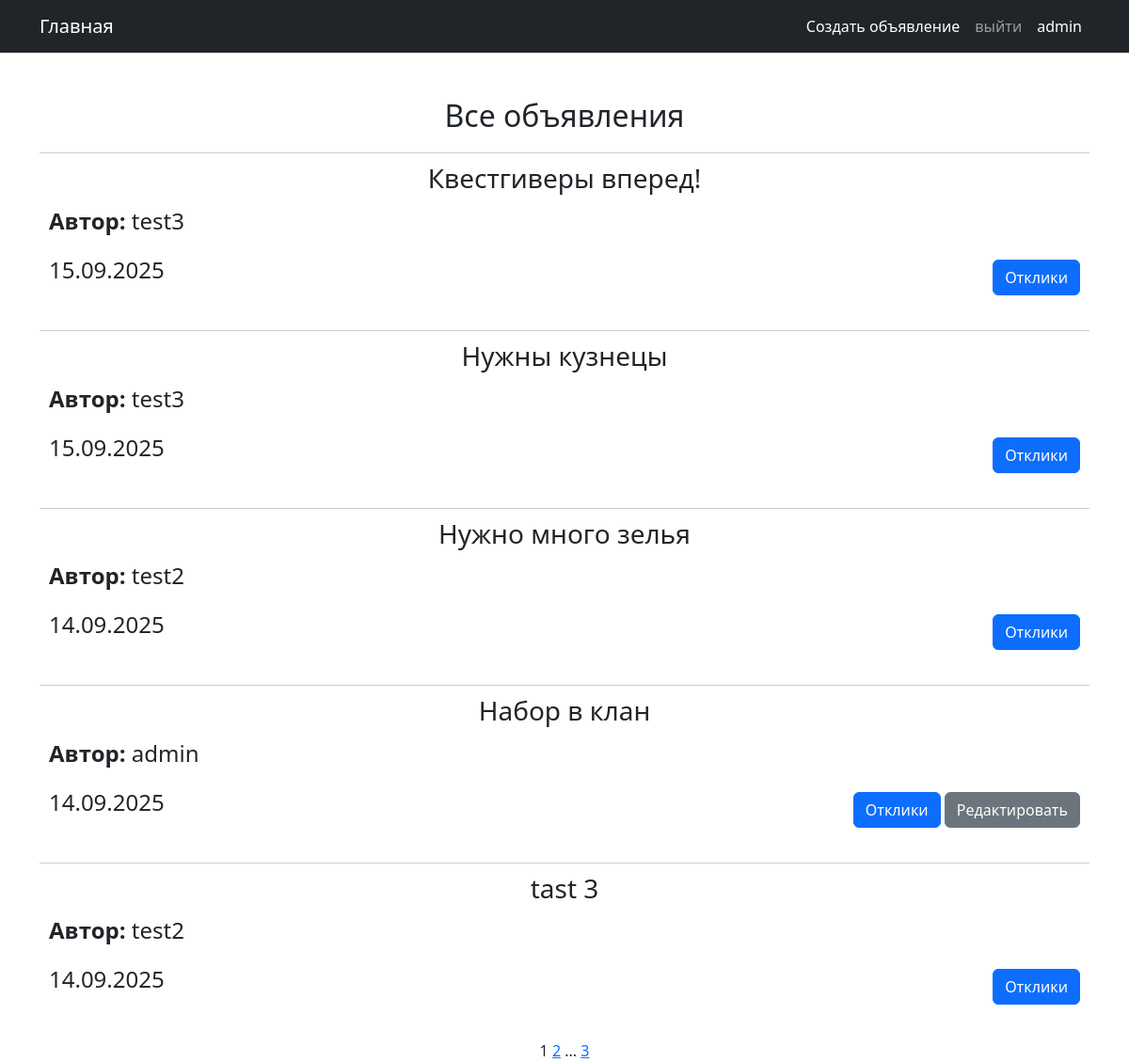
Page /ad/ (signed in) on the committed database.
### notice/models.py (models this page shows, shortened)
class Ad(models.Model):
    user = models.ForeignKey(User, on_delete=models.CASCADE)
    category = models.ForeignKey(Category, on_delete=models.CASCADE)
    heading = models.CharField(max_length=255, unique=True)
    text = RichTextUploadingField()
    time_in = models.DateTimeField(auto_now_add=True)
    class Meta:
        verbose_name = 'Объявление'
        verbose_name_plural = 'Объявления'

### notice/views.py (the view)
# urls.py: path('', Adlist.as_view(), name='ad_list'),
class Adlist(ListView):
    ordering = '-time_in'
    model = Ad
    context_object_name = 'ads'
    template_name = 'ad/ad_list.html'
    paginate_by = 5

### templates/ad/ad_list.html (shortened to what this page needs)
{% extends 'flatpages/default.html' %}
{% block content %}
<div style="margin-bottom: 20px;">
    <h2>Все объявления</h2>
</div>
{% for ad in ads %}
<div style="border-top: 1px solid #ccc; padding: 10px; margin-bottom: 20px;">
    <h3 style="margin-bottom: 10px;">{{ad.heading}}</h3>
    <div style="display: flex; align-items: flex-start;">
        <div style="flex: 1; margin-right: 10px;">
            <div style="display: flex; flex-direction: column; align-items: flex-start;">
                <p style="font-size: 1.5em;"><strong>Автор:</strong> {{ad.user}}</p>
            </div>
        </div>
        <div style="flex: 3;">
        </div>
    </div>
    <div style="display: flex; justify-content: space-between; align-items: center;">
        <p style="font-size: 1.5em;">{{ad.time_in|date:"d.m.Y"}}</p>
        <div>
            <a href="{% url 'ad_detail' pk=ad.id %}" class="btn btn-primary">Отклики</a>
            {% if request.user.is_authenticated and request.user == ad.user %}
            <a href="{% url 'ad_edit' pk=ad.id %}" class="btn btn-secondary">Редактировать</a>
            {% endif %}
        </div>
    </div>
</div>
{% empty %}
<p>Объявлений пока нет.</p>
{% endfor %}
{{ page_obj.number }}
{% if page_obj.has_next %}
   <a href="?page={{ page_obj.next_page_number }}">{{ page_obj.next_page_number }}</a>
   {% if paginator.num_pages != page_obj.next_page_number %}
       ...
       <a href="?page={{ page_obj.paginator.num_pages }}">{{ page_obj.paginator.num_pages }}</a>
   {% endif %}
{% endif %}
{% endblock content %}

### templates/flatpages/default.html (shortened to what this page needs)
<!DOCTYPE html>
<html lang="en">
    <head>
        {% load static %}
        <link href="{% static 'css/styles.css' %}" rel="stylesheet" />
    </head>
    <body>
        <nav class="navbar navbar-expand-lg navbar-dark bg-dark">
            <div class="container">
                <a class="navbar-brand" href="{% url 'ad_list' %}">Главная</a>
                <div class="collapse navbar-collapse" id="navbarSupportedContent">
                    <ul class="navbar-nav ms-auto mb-2 mb-lg-0">
                        <li class="nav-item"><a class="nav-link active" aria-current="page" href="{% url 'create'  %}">Создать объявление</a></li>
                        {% if request.user.is_authenticated %}
                        <li class="nav-item"><a class="nav-link" href="/accounts/logout/">выйти</a></li>
                        {% else %}
                        <li class="nav-item"><a class="nav-link" href="{% url 'account_login' %}">войти</a></li>
                        {% endif %}
                        <li class="nav-item"><a class="nav-link active" aria-current="page" href="{% url 'profile'  %}">{{user.username}}</a></li>
                    </ul>
                </div>
            </div>
        </nav>
        <div class="container">
            <div class="text-center mt-5">
                {% block content %}{% endblock content %}
            </div>
        </div>
    </body>
</html>

### rows in the picture
Ad: heading "Квестгиверы вперед!", user "test3", time_in "15.09.2025"
Ad: heading "Нужны кузнецы", user "test3", time_in "15.09.2025"
Ad: heading "Нужно много зелья", user "test2", time_in "14.09.2025"
Ad: heading "Набор в клан", user "admin", time_in "14.09.2025", shows "Редактировать"
Ad: heading "tast 3", user "test2", time_in "14.09.2025"

### other values in the picture
{{ user.username }} "admin"
{{ page_obj.number }} "1"
{{ page_obj.next_page_number }} "2"
{{ page_obj.paginator.num_pages }} "3"
